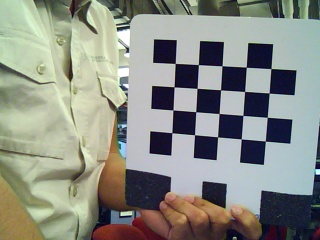
//> input picture data/left0000.jpg, 320 x 240 px
$ ./main   (built with g++ and OpenCV 4)
//> lines starting //> are read from the running program, lines starting //| are printed output that depends on the picture; after the words box and inside, x2 and y2 are one past the last pixel; in counts of white or black regions, pixels touching at a corner belong together
### Srcs/Camera.h
#ifndef STEREOCALIBRATION_CAMERA_H
#define STEREOCALIBRATION_CAMERA_H
#include <iostream>
#include <opencv2/opencv.hpp>
#include <opencv2/calib3d/calib3d.hpp>
#include "CheckBoard.h"
using namespace std;


class Camera {
public:

    cv::Mat cameraMatrix;    // 相机内参： [[fx, γ, u0], [0, fy, v0], [0, 0, 1]]
    cv::Mat distCoeffs;      // 畸变系数： k1, k2, p1, p2, k3
    double calib_pro_error;  // 标定误差

    vector<cv::Mat> _rVecs;  // 旋转矩阵
    vector<cv::Mat> _tVecs;  // 平移矩阵

public:
    // 主程序
    // [42 lines left out: functions calib, rectify, imread, show_params, not called in this run]
};

#endif //STEREOCALIBRATION_CAMERA_H

### Srcs/Utils.h
#ifndef STEREOCALIBRATION_UTILS_H
#define STEREOCALIBRATION_UTILS_H

#include <iostream>
#include <vector>
#include <boost/algorithm/string.hpp>
#include <opencv2/opencv.hpp>

using namespace std;


class Utils {
public:
    static void split_string(const string &str, vector<string> &str_splits, const string &seg){
        boost::split(str_splits, str, boost::is_any_of(seg));
    }

    static void list_files(const string &folder, vector<cv::String> &files_list){
        cv::glob(folder, files_list);
        assert(!files_list.empty());
    }
    // [5 lines left out: function show, not called in this run]
};


#endif //STEREOCALIBRATION_UTILS_H

### Srcs/CheckBoard.h
#ifndef STEREOCALIBRATION_CHECKBOARD_H
#define STEREOCALIBRATION_CHECKBOARD_H

#include <iostream>
#include <cassert>
#include <vector>
#include <opencv2/opencv.hpp>

#include "Utils.h"
using namespace std;


class CheckBoard {
public:
    int points_per_col;                               // 某列的内角点数量
    int points_per_row;                               // 某行的内焦点数量
    cv::Size patten_size;                             // 棋盘格的尺寸 cv::Size(points_per_row, points_per_col)
    float square_size;                                // 方块格的实际大小(单位毫米)

    vector<cv::String> calib_images;                  // 标定的图片
    cv::Size calib_images_size;                       // 标定图像尺寸大小

    vector<vector<cv::Point3f> > corners_world_all;   // 角点（世界坐标）
    vector<vector<cv::Point2f> > corners_pixel_all;   // 角点（像素坐标）

public:
    CheckBoard(int points_per_col, int points_per_row, float square_size=-1){
        assert(points_per_col > 0); this->points_per_col = points_per_col;
        assert(points_per_row > 0); this->points_per_row = points_per_row;

        this->patten_size = cv::Size(this->points_per_row, this->points_per_col);

        if (square_size != -1){
            assert(square_size > 0);
            this->square_size = square_size;
        }
    };

public:
    // 逻辑主程序
    void detect_corners(const string &calib_folder, bool show=false){
//> called with calib_folder = "/home/flyman/Desktop/CalibCamera/data", show = true
        calib_images.resize(0);
        corners_world_all.resize(0);
        corners_pixel_all.resize(0);

        Utils::list_files(calib_folder, calib_images);

        calib_images_size = cv::imread(calib_images[0]).size();
//> calib_images_size = Size(320, 240)

        cout << "开始检测角点!" << endl;
        cout << "-----------------------" << endl;

        // 增加棋盘格的世界坐标系
        for (int idx = 0; idx < calib_images.size(); ++idx){
            _add_corners_world();
        }

        // 亚像素迭代标准
        cv::TermCriteria criteria = cv::TermCriteria(CV_TERMCRIT_EPS + CV_TERMCRIT_ITER, 30, 0.1);

        vector<int> idxs_delete;  // 角点检测失败的图片
        // 检测棋盘格的角点，并添加相应的像素坐标
        for (int idx = 0; idx < calib_images.size(); ++idx){
            string filename = calib_images[idx];
            cv::Mat img = cv::imread(filename);
//> img is the input picture: 240 rows x 320 cols, CV_8UC3; mean B, G, R 133.7, 142.3, 139.4
            bool found = _add_corners_pixel(img, criteria);

            if (!found){
                idxs_delete.emplace_back(idx);
                cout << "失败:\t" << filename << endl;
            }
            else{
                cout << "成功:\t" << filename << endl;
            }

            if (show){
                cv::drawChessboardCorners(img, patten_size, corners_pixel_all[idx], found);
                vector<string> str_splits;
                Utils::split_string(calib_images[idx], str_splits, "/");
                Utils::show(img, str_splits.back());
            }

        }
        // 删除无效
        for (auto idx : idxs_delete){
            calib_images.erase(calib_images.begin() + idx);
            corners_world_all.erase(corners_world_all.begin() + idx);
        }
    }

    // [4 lines left out: function show_params, not called in this run]

public:
    void _add_corners_world(){
        if (corners_world_all.empty()){
            vector<cv::Point3f> cornersWorld;

            for (int row = 0; row < points_per_col; ++row) {
                for (int col = 0; col < points_per_row; ++col) {
                    cornersWorld.emplace_back(float(col) * square_size, floor(row) * square_size, 0.f);
                }
            }
            corners_world_all.emplace_back(cornersWorld);
        }
        else
        {
            corners_world_all.emplace_back(corners_world_all[0]);
        }
    }

    bool _add_corners_pixel(const cv::Mat &img, cv::TermCriteria &criteria){
        assert(calib_images_size == img.size());
        vector<cv::Point2f> corners_pixel;
        // 进行角点粗检测
        bool found = cv::findChessboardCorners(img, patten_size, corners_pixel);
//> corners_pixel = 20 Points (x, y), first 12: [175.2, 63.44], [198.4, 64.57], [221.9, 65.74], [246.3, 67.21], [270.9, 68.56], [174, 86.79], [197, 88.37], [220.5, 89.79], [244.5, 91.45], [269.1, 93.04], [172.9, 109.9], [195.7, 111.7]; found = true
        if (found){
            cv::Mat img_gray;
            cv::cvtColor(img, img_gray, CV_BGR2GRAY);
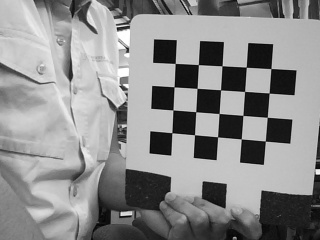
//> img_gray: 240 rows x 320 cols, CV_8UC1; min 2, max 255, mean 140.4
            // 角点亚像素优化
            cv::cornerSubPix(img_gray, corners_pixel, cv::Size(5, 5), cv::Size(-1, -1), criteria);
//> corners_pixel = 20 Points (x, y), first 12: [175.2, 63.45], [198.4, 64.58], [222, 65.72], [246.3, 67.22], [270.9, 68.55], [174.1, 86.79], [197.1, 88.36], [220.6, 89.79], [244.6, 91.46], [269.1, 93.05], [172.9, 109.9], [195.7, 111.7]
            corners_pixel_all.emplace_back(corners_pixel);
//> corners_pixel_all = 1 point lists
        }
        return found;
    }
};


#endif //STEREOCALIBRATION_CHECKBOARD_H

### main.cpp
#include "Srcs/CheckBoard.h"
#include "Srcs/Camera.h"
#include <opencv2/opencv.hpp>


void test(CheckBoard &checkboard,
          Camera &camera,
          const string &file){
    cv::Mat img_original = cv::imread(file);
    cv::Mat img_rectify_1 = camera.rectify(img_original);
    cv::Mat img_rectify_2= camera.imread(file);

    Utils::show(img_original, "original");
    Utils::show(img_rectify_1, "img_rectify_1");
    Utils::show(img_rectify_2, "img_rectify_2");

    Utils::show(img_rectify_1 - img_original, "img_rectify_1 - img_original");
    Utils::show(img_rectify_2 - img_original, "img_rectify_2 - img_original");
    Utils::show(img_rectify_2 - img_rectify_1, "img_rectify_2 - img_rectify_1");
}


int main() {
    CheckBoard checkboard( 4, 5, 25.f);
    checkboard.detect_corners("/home/flyman/Desktop/CalibCamera/data", true);
//> in detect_corners, `bool found = _add_corners_pixel(img, criteria);`: found = true
//> in detect_corners, `cv::drawChessboardCorners(img, patten_size, corners_pixel_all[idx], fo..`:
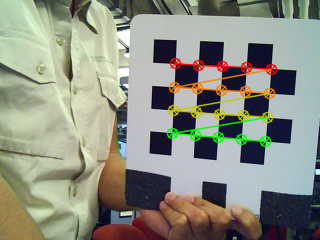
//> img: 240 rows x 320 cols, CV_8UC3; 4.68% of pixels changed, all inside (x1, y1, x2, y2) = (166, 57, 278, 148)
//> (the run ends here: the program needs code that is not available in this run, at `boost::split(str_splits, str, boost::is_any_of(seg));`)

$ run again, with data/left0001.jpg copied over data/left0000.jpg
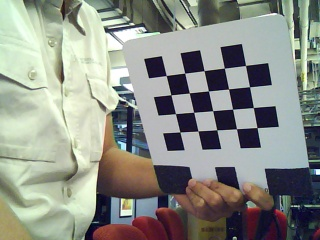
//> input picture data/left0001.jpg, 320 x 240 px
//> calib_images_size = Size(320, 240)
//> in detect_corners, img is the input picture: 240 rows x 320 cols, CV_8UC3; mean B, G, R 136.3, 144.1, 140.7
//> in _add_corners_pixel, `bool found = cv::findChessboardCorners(img, patten_size, corners_pixel);`: corners_pixel = 20 Points (x, y), first 12: [166.2, 75.51], [184.7, 73.13], [204.1, 70.63], [224.3, 68.11], [245.5, 65.51], [170.9, 94.76], [189.3, 92.87], [208.4, 90.93], [228.5, 88.95], [249.5, 86.7], [175.4, 113.6], [193.7, 112.3]; found = true
//> in _add_corners_pixel, `cv::cvtColor(img, img_gray, CV_BGR2GRAY);`:
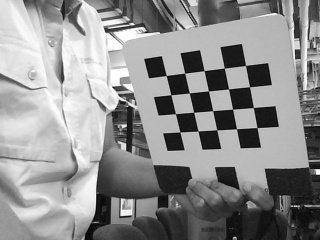
//> img_gray: 240 rows x 320 cols, CV_8UC1; min 0, max 255, mean 142.2
//> in _add_corners_pixel, `cv::cornerSubPix(img_gray, corners_pixel, cv::Size(5, 5), cv::Size(-1,..`: corners_pixel = 20 Points (x, y), first 12: [166.2, 75.51], [184.7, 73.16], [204.1, 70.63], [224.4, 68.12], [245.5, 65.45], [170.9, 94.74], [189.3, 92.87], [208.4, 90.92], [228.6, 88.92], [249.5, 86.73], [175.4, 113.6], [193.6, 112.3]
//> corners_pixel_all = 1 point lists
//> in detect_corners, `bool found = _add_corners_pixel(img, criteria);`: found = true
//> in detect_corners, `cv::drawChessboardCorners(img, patten_size, corners_pixel_all[idx], fo..`:
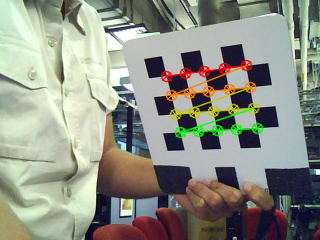
//> img: 240 rows x 320 cols, CV_8UC3; 4.12% of pixels changed, all inside (x1, y1, x2, y2) = (160, 59, 264, 139)

$ run again, with data/left0002.jpg copied over data/left0000.jpg
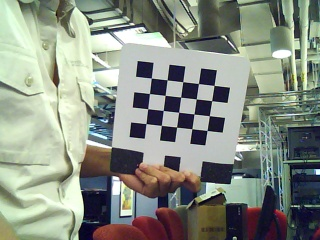
//> input picture data/left0002.jpg, 320 x 240 px
//> calib_images_size = Size(320, 240)
//> in detect_corners, img is the input picture: 240 rows x 320 cols, CV_8UC3; mean B, G, R 132.3, 143.6, 136.8
//> in _add_corners_pixel, `bool found = cv::findChessboardCorners(img, patten_size, corners_pixel);`: corners_pixel = 20 Points (x, y), first 12: [151.4, 78.07], [167.1, 79.81], [182.7, 81.7], [198.5, 83.52], [214, 85.42], [149.5, 93.52], [165.2, 95.38], [180.7, 97.1], [196.2, 98.91], [211.6, 100.7], [147.7, 108.7], [163.2, 110.4]; found = true
//> in _add_corners_pixel, `cv::cvtColor(img, img_gray, CV_BGR2GRAY);`:
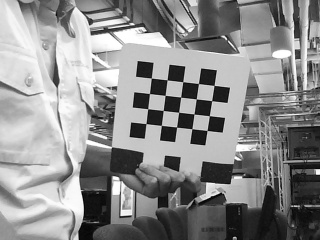
//> img_gray: 240 rows x 320 cols, CV_8UC1; min 1, max 255, mean 140.3
//> in _add_corners_pixel, `cv::cornerSubPix(img_gray, corners_pixel, cv::Size(5, 5), cv::Size(-1,..`: corners_pixel = 20 Points (x, y), first 12: [151.3, 78.06], [167.1, 79.82], [182.7, 81.68], [198.4, 83.52], [214.1, 85.41], [149.4, 93.53], [165.1, 95.35], [180.7, 97.12], [196.2, 98.9], [211.6, 100.7], [147.7, 108.7], [163.2, 110.5]
//> corners_pixel_all = 1 point lists
//> in detect_corners, `bool found = _add_corners_pixel(img, criteria);`: found = true
//> in detect_corners, `cv::drawChessboardCorners(img, patten_size, corners_pixel_all[idx], fo..`:
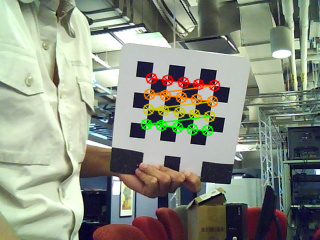
//> img: 240 rows x 320 cols, CV_8UC3; 3.64% of pixels changed, all inside (x1, y1, x2, y2) = (140, 72, 221, 137)
